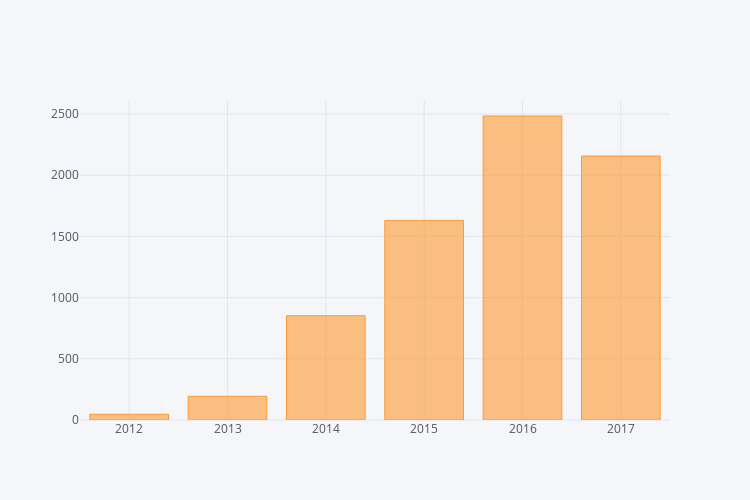

The cell this chart's notebook holds for it:
### Markdown cell above
## Issues Created per Year

### Code cell
iplot(data.groupby(data.created_at.dt.year).size().iplot(asFigure=True, dimensions=(750, 500), kind="bar"))

### Figure 1 — Plotly figure (JSON) as saved in the notebook; plotly's stock layout.template omitted (floating-point values rounded to 4 significant figures)
{"data": [{"marker": {"color": "rgba(255, 153, 51, 0.6)", "line": {"color": "rgba(255, 153, 51, 1.0)", "width": 1}}, "name": "None", "orientation": "v", "text": "", "type": "bar", "x": [2012, 2013, 2014, 2015, 2016, 2017], "y": [47, 194, 852, 1631, 2484, 2157]}], "layout": {"height": 500, "legend": {"bgcolor": "#F5F6F9", "font": {"color": "#4D5663"}}, "paper_bgcolor": "#F5F6F9", "plot_bgcolor": "#F5F6F9", "titlefont": {"color": "#4D5663"}, "width": 750, "xaxis1": {"gridcolor": "#E1E5ED", "showgrid": true, "tickfont": {"color": "#4D5663"}, "title": "", "titlefont": {"color": "#4D5663"}, "zerolinecolor": "#E1E5ED"}, "yaxis1": {"gridcolor": "#E1E5ED", "showgrid": true, "tickfont": {"color": "#4D5663"}, "title": "", "titlefont": {"color": "#4D5663"}, "zerolinecolor": "#E1E5ED"}}}
